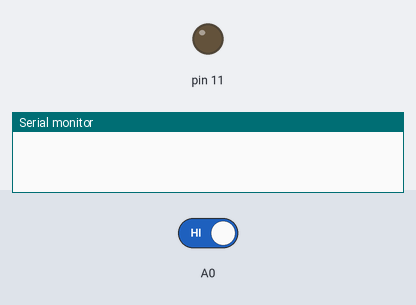
The sketch below on a simulated Arduino Uno, built with avr-gcc and run on an emulated ATmega328P. On the bench: output pins drawn as LEDs (lit = HIGH), the last lines printed to the serial monitor. Inputs (shaded band) come from the test bench; at power-on: A0 HIGH.

Above: at 1.2 s.
1.3 s: A0 driven LOW
2.8 s: A0 driven HIGH
At 9.6 s:
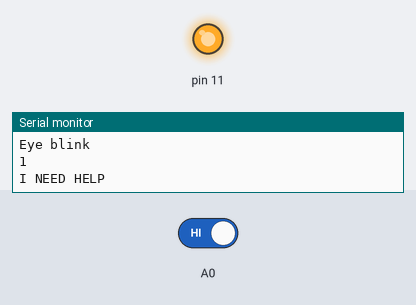
Timing chart, 0 to 10.3 s (numbered marks = the images above; inputs shaded):
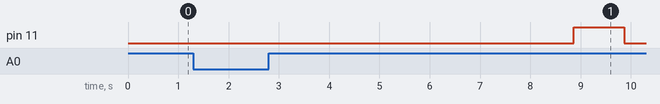

Measured:
- after the input at 2.8 s, pin 11: LOW → HIGH after 6.1 s, → LOW 1.0 s later

The sketch:

ArduinoCode.ino
```cpp
String name1[20]={"I NEED HELP     " ,"I WANT WATER     ","I NEED FOOD    ","NEED TO GO WASHROOM"};
int count=0;
void setup() {
  // put your setup code here, to run once:
Serial.begin(9600);
pinMode(A0,INPUT);
pinMode(11,OUTPUT);

}

void loop() {
  // put your main code here, to run repeatedly:
if(digitalRead(A0)==LOW)
{Serial.println("Eye blink")  ;
  while(1)
  {
  for(int i=0;i<=5;i++)
  {
  for(int j=0;j<=100;j++)
  {
    if(digitalRead(A0)==LOW)
     {while(digitalRead(A0)==LOW)
     {}
     count=count+1;
     Serial.println(count)  ;
      }
  delay(10);
  }
  }
  break;
  }
  digitalWrite(11,HIGH);
  if(count==1)
{  Serial.println(name1[0]);}
else if(count==2)
{Serial.println(name1[1]);}
else if(count==3)
{Serial.println(name1[2]);}
else if(count>=4)
{Serial.println(name1[03]);}
delay(1000);
digitalWrite(11,LOW);
count=0;
  delay(1000);
}
}
```
